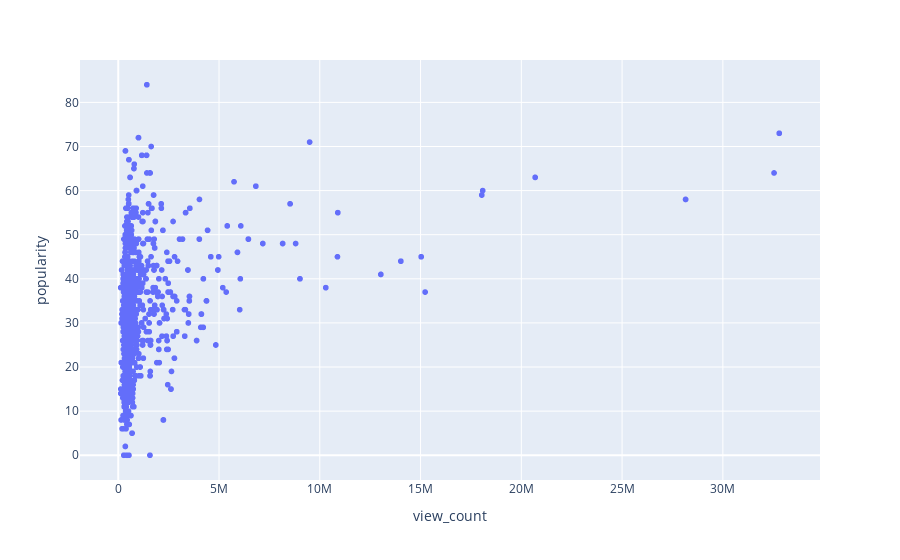

Here is the notebook cell this chart was saved with:
### Code cell
fig = px.scatter(df_filtered, x="view_count", y="popularity", hover_name='s_track_name')
fig.show()

### Figure 1 — Plotly figure (JSON) as saved in the notebook; plotly's stock layout.template omitted (floating-point values rounded to 4 significant figures; data arrays with more than 128 entries replaced by an {"elided": "..."} marker saying what was removed)
{"data": [{"hovertemplate": "<b>%{hovertext}</b><br><br>view_count=%{x}<br>popularity=%{y}<extra></extra>", "hovertext": {"elided": "1449 str values"}, "legendgroup": "", "marker": {"color": "#636efa", "symbol": "circle"}, "mode": "markers", "name": "", "showlegend": false, "type": "scattergl", "x": {"elided": "1449 int values"}, "xaxis": "x", "y": {"elided": "1449 int values"}, "yaxis": "y"}], "layout": {"legend": {"tracegroupgap": 0}, "margin": {"t": 60}, "xaxis": {"anchor": "y", "domain": [0, 1], "title": {"text": "view_count"}}, "yaxis": {"anchor": "x", "domain": [0, 1], "title": {"text": "popularity"}}}}
